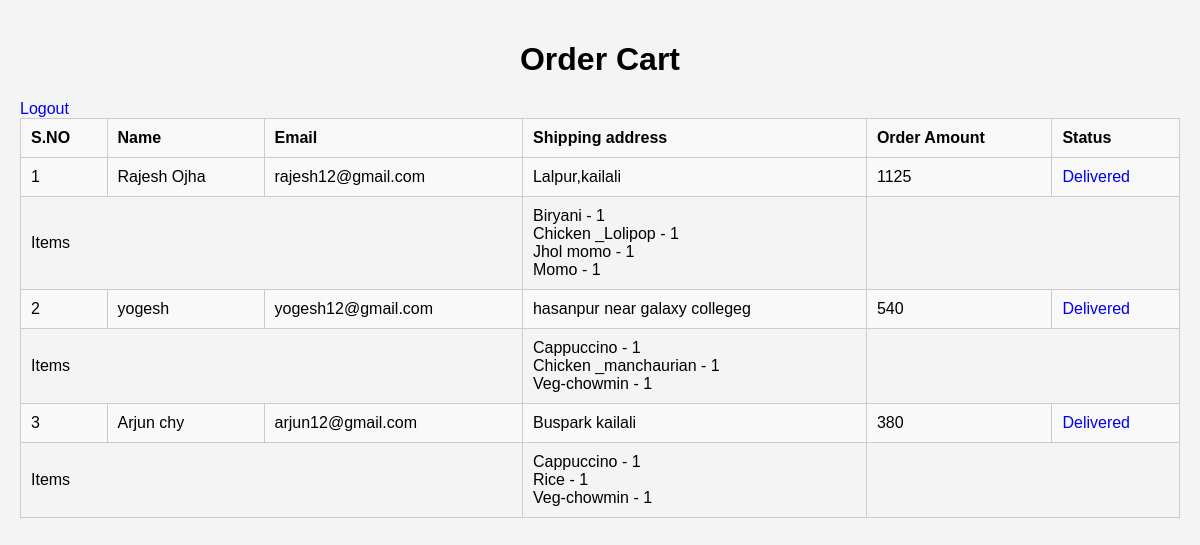
Screenshot of /OFOS/delivery.php with the database file from the repository.
### tables this page shows
CREATE TABLE `orders` (
  `id` int(11) NOT NULL,
  `customer_id` int(11) NOT NULL,
  `name` varchar(255) NOT NULL,
  `address` text NOT NULL,
  `phone` varchar(20) NOT NULL,
  `email` varchar(255) NOT NULL,
  `shipping_address` varchar(255) NOT NULL,
  `total_price` int(11) NOT NULL,
  `method` varchar(100) NOT NULL,
  `delivered` varchar(10) NOT NULL DEFAULT '0'
);

CREATE TABLE `order_details` (
  `id` int(11) NOT NULL,
  `order_id` int(11) NOT NULL,
  `res_id` int(11) NOT NULL,
  `food_name` varchar(20) NOT NULL,
  `price` varchar(50) NOT NULL,
  `qty` int(11) NOT NULL
);

### OFOS/delivery.php (the view, shortened to what this page needs)
<?php
include 'db.php';
$sql = "SELECT * FROM orders where delivered = 0" ;
$result = $conn->query($sql);
?>
<!DOCTYPE html>
<html lang="en">
<head>
</head>
<body>
    <h1>Order Cart</h1>
   <a href="logout.php">Logout</a>
    <table>
        <tr>
            <th>S.NO</th>
            <th>Name</th>
            <th>Email</th>
            <th>Shipping address</th>
            <th>Order Amount</th>
            <th>Status</th>
        </tr>
        <?php
        $i = 1;
        if ($result && $result->num_rows > 0) {
            while($row = $result->fetch_assoc()) {
                $sql = "select * from order_details where order_id = ".$row['id'];
                $res = $conn->query($sql);
            ?>
        <tr>
            <td><?php echo $i; ?></td>
            <td><?php echo $row['name']; ?></td>
            <td><?php echo $row['email']; ?></td>
            <td><?php echo $row['shipping_address']; ?></td>
            <td><?php echo $row['total_price']; ?></td>
            <td><a href="delivered.php?delivered=<?php echo $row['id']; ?>" onclick="return confirm('Are you sure delivered this product to customer?')" class="delete-btn"> <i class="fas fa-trash"></i> Delivered</a></td>
        </tr>
        <tr>
            <td colspan="3">Items</td>
            <td>
                <?php
                    while($detail = mysqli_fetch_assoc($res)){
                        ?>
                        <div><?php echo $detail['food_name']?> - <?php echo $detail['qty']?></div>
                        <?php
                    }
                ?>
            </td>
        </tr>
        <?php $i++; }
        } else {
            echo "<tr><td colspan='5'>No order placed</td></tr>";
        }
        ?>
    </table>
</body>
</html>

### OFOS/delivery.php (style rules this page uses)
body { font-family: Arial, sans-serif; margin: 0; padding: 20px; background-color: #f4f4f4; }
h1 { text-align: center; }
table { width: 100%; border-collapse: collapse; margin-bottom: 20px; }
table, th, td { border: 1px solid #ccc; }
th, td { padding: 10px; text-align: left; }
th { background-color: #f8f8f8; }
tr:nth-child(even) { background-color: #f9f9f9; }
a { text-decoration: none; }

### rows the page displays
orders: name "Rajesh Ojha", email "rajesh12@gmail.com", shipping_address "Lalpur,kailali", total_price "1125"
order_details: food_name "Biryani", qty "1"
order_details: food_name "Chicken _Lolipop", qty "1"
order_details: food_name "Jhol momo", qty "1"
order_details: food_name "Momo", qty "1"
orders: name "yogesh", email "yogesh12@gmail.com", shipping_address "hasanpur near galaxy collegeg", total_price "540"
order_details: food_name "Cappuccino", qty "1"
order_details: food_name "Chicken _manchaurian", qty "1"
order_details: food_name "Veg-chowmin", qty "1"
orders: name "Arjun chy", email "arjun12@gmail.com", shipping_address "Buspark kailali", total_price "380"
order_details: food_name "Cappuccino", qty "1"
order_details: food_name "Rice", qty "1"
order_details: food_name "Veg-chowmin", qty "1"
